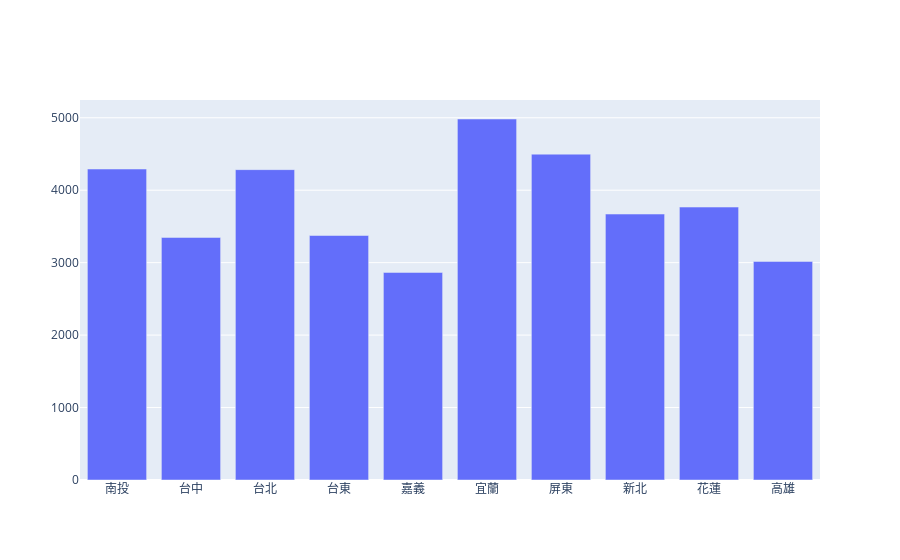

Notebook cell for this chart:
### Markdown cell above
### 各縣市的最高平均房價

### Code cell
fig = go.Figure([go.Bar(x=list(df3.groupby('hotel_city').groups.keys()), y=df3.groupby('hotel_city')['highest_price'].mean().values)])
fig.show()

### Figure 1 — Plotly figure (JSON) as saved in the notebook; plotly's stock layout.template omitted (floating-point values rounded to 4 significant figures)
{"data": [{"type": "bar", "x": ["南投", "台中", "台北", "台東", "嘉義", "宜蘭", "屏東", "新北", "花蓮", "高雄"], "y": [4292.0, 3348.0, 4284.0, 3375.0, 2865.0, 4983.0, 4498.0, 3671.0, 3767.0, 3017.0]}], "layout": {"autosize": true, "xaxis": {"autorange": true, "range": [-0.5, 9.5], "type": "category"}, "yaxis": {"autorange": true, "range": [0, 5245.0], "type": "linear"}}}
